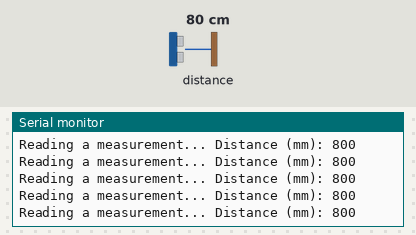
Bench run of a sketch on a simulated Arduino Uno, built with avr-gcc and run on an emulated ATmega328P. Shown: the last lines printed to the serial monitor. The test bench sets the inputs (shaded band); at power-on: distance to the obstacle 80 cm.

Above: at 1.2 s.
1.3 s: distance to the obstacle set to 250 cm
At 1.46 s:
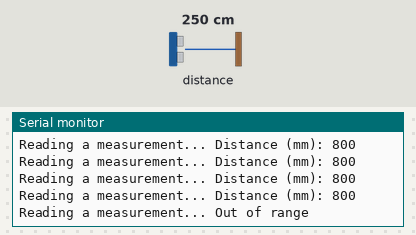
3.2 s: distance to the obstacle set to 2 cm
At 3.33 s:
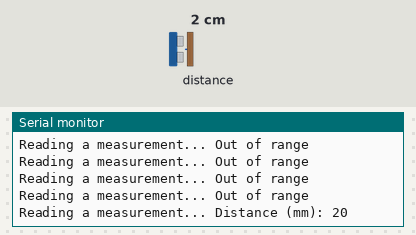

The sketch:

TOF_stream.ino
```cpp
#include <Wire.h>
#include <Adafruit_VL53L0X.h>

Adafruit_VL53L0X lox = Adafruit_VL53L0X();

void setup() {
  Serial.begin(115200); // Start serial communication at 9600 baud

  // Wait until serial port opens for native USB devices
  while (!Serial) {
    delay(1);
  }

  Serial.println("Adafruit VL53L0X test");

  // Initialize the sensor
  if (!lox.begin(0x29, true)) {
    Serial.println(F("Failed to boot VL53L0X"));
    while (1); // Stay here if the sensor fails to initialize
  }

  Serial.println(F("VL53L0X API Simple Ranging example\n\n"));
}

void loop() {
  VL53L0X_RangingMeasurementData_t measure;

  Serial.print("Reading a measurement... ");
  lox.rangingTest(&measure, false); // pass 'true' for debug output

  if (measure.RangeStatus != 4) {  // 4 means out of range
    Serial.print("Distance (mm): ");
    Serial.println(measure.RangeMilliMeter);
  } else {
    Serial.println("Out of range");
  }

  delay(100); // Delay between measurements
}
```

Measured:
- after the input at 1.3 s, the serial monitor: prints a new line at once (image 1)
- after the input at 3.2 s, the serial monitor: prints a new line at once (image 2)
